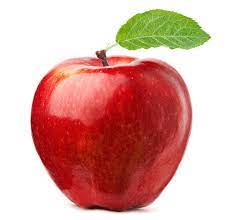
#> input picture resources/images/apple.jpg, 229 x 220 px
$ python -i countours.py   (imports and definitions only)
#> lines starting #> are read from the running program, lines starting #| are printed output that depends on the picture; after the words box and inside, x2 and y2 are one past the last pixel; in counts of white or black regions, pixels touching at a corner belong together
#> further down, picture is the input picture: shape (220, 229, 3); mean B, G, R 159.5, 167.2, 217.4
from typing import Optional, Tuple

import imutils
from cv2 import cv2 as cv

from cvp.utils.image_utils import show


def get_contours(image, threshold: int, thresh_type=cv.THRESH_BINARY,
                 is_color=True,
                 sort_by=cv.contourArea,
                 blur_kernel_size=5,
                 do_show=False):
    if is_color:
        gray = cv.cvtColor(image, cv.COLOR_BGR2GRAY)
    else:
        gray = image
    blurred = cv.GaussianBlur(gray, (blur_kernel_size, blur_kernel_size), 0)
    thresh_image = cv.threshold(blurred, threshold, 255, thresh_type)[1]
    if do_show:
        show(thresh_image)
    sorted_contours = get_contours_from_thresh(thresh_image, sort_by)
    return sorted_contours


def get_edged(image):
    gray = cv.cvtColor(image, cv.COLOR_BGR2GRAY)
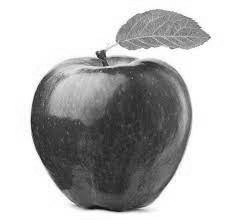
#> gray: shape (220, 229); min 13, max 255, mean 181.3
    blurred = cv.GaussianBlur(gray, (7, 7), 0)
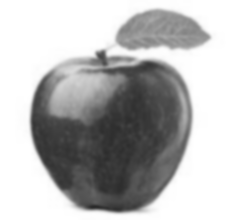
#> blurred: shape (220, 229); min 42, max 255, mean 181.3
    edged = cv.Canny(blurred, 75, 200)
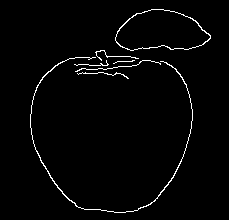
#> edged: shape (220, 229); 2.1% white in thin lines or dots, all inside (x1, y1, x2, y2) = (30, 9, 211, 213)
    return edged


def get_contours_from_thresh(threshold_image, sort_by=cv.contourArea):
    contours = cv.findContours(threshold_image.copy(), cv.RETR_EXTERNAL, cv.CHAIN_APPROX_SIMPLE)
    contours = imutils.grab_contours(contours)
    sorted_contours = sorted(contours, key=sort_by, reverse=True)
    return sorted_contours


def find_center(contour) -> Optional[Tuple[int, int]]:
    moments = cv.moments(contour)
    if moments['m00'] == 0:
        return None
    c_x = int(moments['m10'] / moments['m00'])
    c_y = int(moments['m01'] / moments['m00'])
    return c_x, c_y


def get_extreme_points(max_contour):
    ext_left = tuple(max_contour[max_contour[:, :, 0].argmin()][0])
    ext_right = tuple(max_contour[max_contour[:, :, 0].argmax()][0])
    ext_top = tuple(max_contour[max_contour[:, :, 1].argmin()][0])
    ext_bot = tuple(max_contour[max_contour[:, :, 1].argmax()][0])
    return ext_bot, ext_left, ext_right, ext_top

>>> import cv2
>>> picture = cv2.imread('../../resources/images/apple.jpg')
>>> result = get_edged(picture)

$ run again, on resources/images/bryce_2.jpg
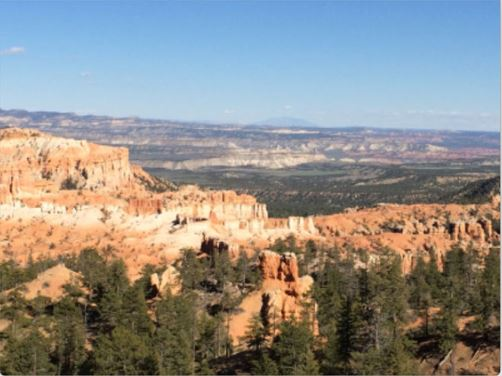
#> input picture resources/images/bryce_2.jpg, 502 x 376 px
#> picture is the input picture: shape (376, 502, 3); mean B, G, R 137.8, 141.9, 143.6
#> in get_edged, `blurred = cv.GaussianBlur(gray, (7, 7), 0)`:
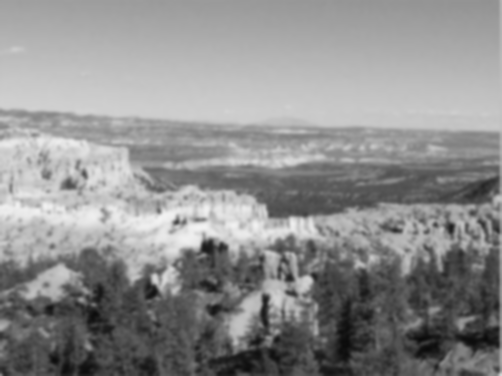
#> blurred: shape (376, 502); min 10, max 243, mean 141.9
#> in get_edged, `edged = cv.Canny(blurred, 75, 200)`:
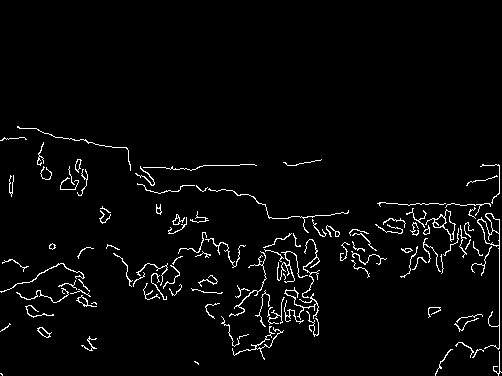
#> edged: shape (376, 502); 3.1% white in thin lines or dots, all inside (x1, y1, x2, y2) = (0, 126, 502, 376)
